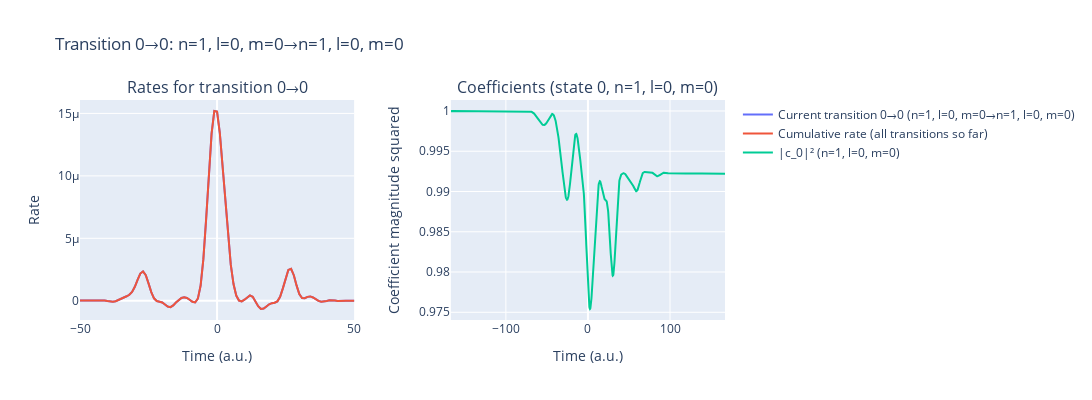
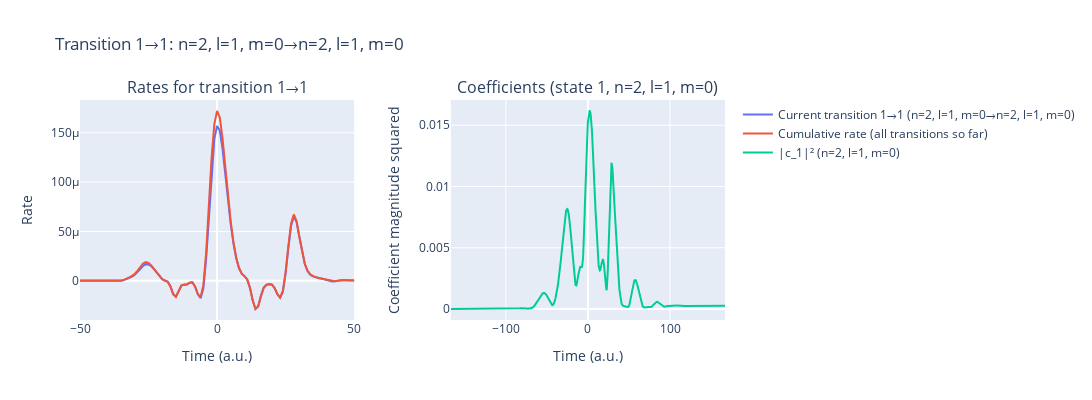

Source (notebook cell) for these figures, in order:
### Code cell
%autoreload 2
laser_pulses = LaserField(cache_results=True)
laser_pulses.add_pulse(params['lam0'], params['intensity'], params['cep'], params['lam0']/ AtomicUnits.nm / AtomicUnits.speed_of_light)
#laser_pulses.add_pulse(250, 8e9, -np.pi/2, 0.58/ AtomicUnits.fs, t0=-144.91)
t_min, t_max = laser_pulses.get_time_interval()
time_recon_1= np.arange(int(t_min), int(t_max)+1, 1.)

rateExcited_1 = IonRate(time_recon_1, laser_pulses, params, dT=0.5/2, kernel_type='exact_SFA', excitedStates=True)
laser_pulses.reset()

### Figure 1 — Plotly figure (JSON) as saved in the notebook; plotly's stock layout.template omitted (floating-point values rounded to 4 significant figures; data arrays with more than 128 entries replaced by an {"elided": "..."} marker saying what was removed)
{"data": [{"mode": "lines", "name": "Current transition 0→0 (n=1, l=0, m=0→n=1, l=0, m=0)", "type": "scatter", "x": {"elided": "333 int values"}, "xaxis": "x", "y": {"elided": "333 float values"}, "yaxis": "y"}, {"mode": "lines", "name": "Cumulative rate (all transitions so far)", "type": "scatter", "x": {"elided": "333 int values"}, "xaxis": "x", "y": {"elided": "333 float values"}, "yaxis": "y"}, {"mode": "lines", "name": "|c_0|² (n=1, l=0, m=0)", "type": "scatter", "x": {"elided": "1337 float values"}, "xaxis": "x2", "y": {"elided": "1337 float values"}, "yaxis": "y2"}], "layout": {"annotations": [{"font": {"size": 16}, "showarrow": false, "text": "Rates for transition 0→0", "x": 0.2125, "xanchor": "center", "xref": "paper", "y": 1, "yanchor": "bottom", "yref": "paper"}, {"font": {"size": 16}, "showarrow": false, "text": "Coefficients (state 0, n=1, l=0, m=0)", "x": 0.7875, "xanchor": "center", "xref": "paper", "y": 1, "yanchor": "bottom", "yref": "paper"}], "height": 400, "title": {"text": "Transition 0→0: n=1, l=0, m=0→n=1, l=0, m=0"}, "width": 1200, "xaxis": {"anchor": "y", "domain": [0, 0.425], "range": [-50, 50], "title": {"text": "Time (a.u.)"}}, "xaxis2": {"anchor": "y2", "domain": [0.575, 1], "title": {"text": "Time (a.u.)"}}, "yaxis": {"anchor": "x", "domain": [0, 1], "title": {"text": "Rate"}}, "yaxis2": {"anchor": "x2", "domain": [0, 1], "title": {"text": "Coefficient magnitude squared"}}}}

### Figure 2 — Plotly figure (JSON) as saved in the notebook; plotly's stock layout.template omitted (floating-point values rounded to 4 significant figures; data arrays with more than 128 entries replaced by an {"elided": "..."} marker saying what was removed)
{"data": [{"mode": "lines", "name": "Current transition 1→1 (n=2, l=1, m=0→n=2, l=1, m=0)", "type": "scatter", "x": {"elided": "333 int values"}, "xaxis": "x", "y": {"elided": "333 float values"}, "yaxis": "y"}, {"mode": "lines", "name": "Cumulative rate (all transitions so far)", "type": "scatter", "x": {"elided": "333 int values"}, "xaxis": "x", "y": {"elided": "333 float values"}, "yaxis": "y"}, {"mode": "lines", "name": "|c_1|² (n=2, l=1, m=0)", "type": "scatter", "x": {"elided": "1337 float values"}, "xaxis": "x2", "y": {"elided": "1337 float values"}, "yaxis": "y2"}], "layout": {"annotations": [{"font": {"size": 16}, "showarrow": false, "text": "Rates for transition 1→1", "x": 0.2125, "xanchor": "center", "xref": "paper", "y": 1, "yanchor": "bottom", "yref": "paper"}, {"font": {"size": 16}, "showarrow": false, "text": "Coefficients (state 1, n=2, l=1, m=0)", "x": 0.7875, "xanchor": "center", "xref": "paper", "y": 1, "yanchor": "bottom", "yref": "paper"}], "height": 400, "title": {"text": "Transition 1→1: n=2, l=1, m=0→n=2, l=1, m=0"}, "width": 1200, "xaxis": {"anchor": "y", "domain": [0, 0.425], "range": [-50, 50], "title": {"text": "Time (a.u.)"}}, "xaxis2": {"anchor": "y2", "domain": [0.575, 1], "title": {"text": "Time (a.u.)"}}, "yaxis": {"anchor": "x", "domain": [0, 1], "title": {"text": "Rate"}}, "yaxis2": {"anchor": "x2", "domain": [0, 1], "title": {"text": "Coefficient magnitude squared"}}}}
